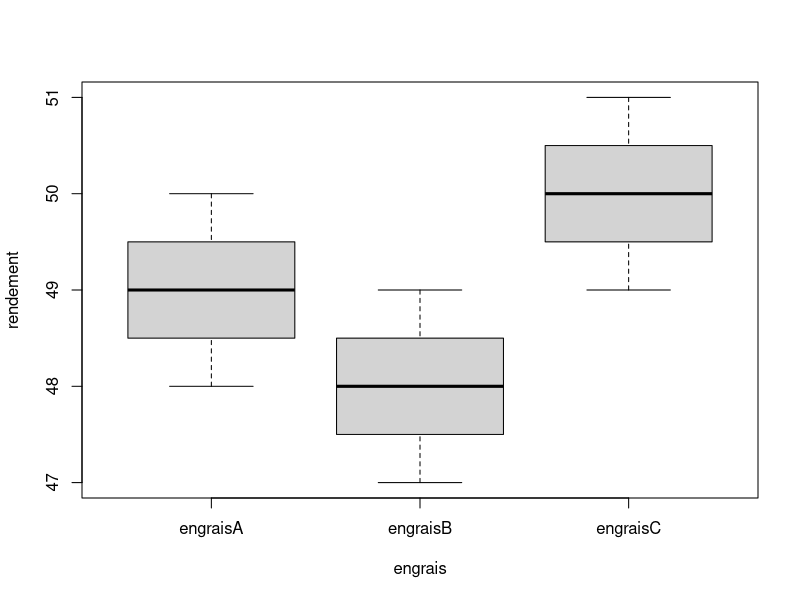
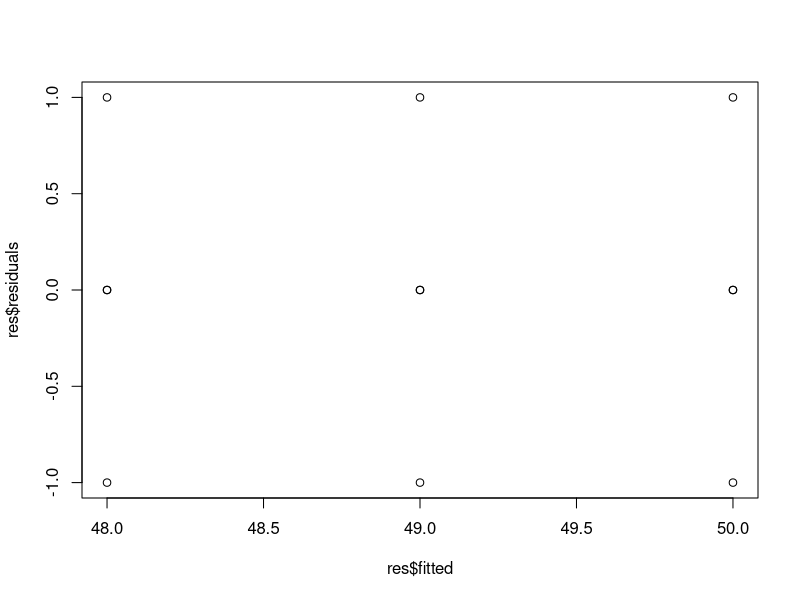

R code for these plots, in order:
donnees <- data.frame(engraisA=c(48,49,50,49),engraisB=c(47,49,48,48),engraisC=c(49,51,50,50))
donnees
stack(donnees) # cette fonction R permet d’empiler les colonnes d’un tableau de donnees
rendement <- stack(donnees)$values
engrais <- stack(donnees)$ind
is.factor(engrais) # on peut verifier que la variable "engrais" est bien de type "facteur"
# ou
class(engrais) # permet de verifier de quelle type est la variable "engrais"
class(rendement) # permet de verifier de quelle type est la variable "rendement"
plot(rendement~engrais) # permet d’obtenir les boxplots paralleles du rendement
# par type d’engrais
apply(donnees,2,summary)
# ou de maniere equivalente
tapply(rendement,engrais,summary)
res.aov <- aov(rendement~engrais)
summary(res.aov)
res <- lm(rendement~engrais)
anova(res) # permet de retrouver le tableau de l’analyse de variance precedent
summary(res) # permet d’obtenir en plus l’estimation des parametres
# (calage sur le premier groupe PAR DEFAUT)
# pour se caler sur le troisieme groupe
#------------------------------
res <- lm(rendement~C(engrais,base=3))
summary(res)
# pour se caler sur la moyenne
#------------------------------
res <- lm(rendement~C(engrais,sum))
summary(res)
shapiro.test(res$residuals) # test de normalite des residus
bartlett.test(rendement,engrais) # test d’homoscedasticite
plot(res$fitted,res$residuals) # graphique des valeurs predites versus les residus
pairwise.t.test(rendement,engrais,p.adjust="bonf")